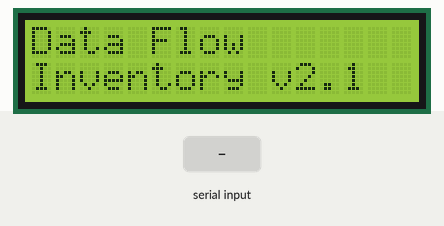
Recording of a sketch running on a simulated Arduino Uno, built with avr-gcc and run on an emulated ATmega328P. On the bench: 16×2 character LCD. Inputs (shaded band) come from the test bench. What the sketch prints to the serial monitor is not drawn.

Above: at 0.7 s.
At 3.9 s:
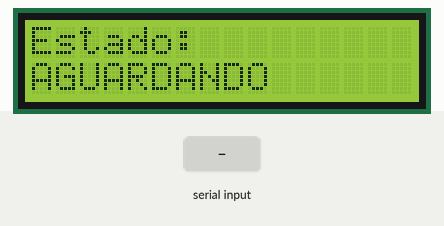
4.0 s: "LCD:ESTADO:\n" received over Serial
At 5.2 s:
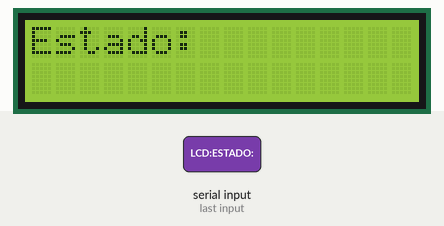
5.5 s: "LCD:ERRO:\n" received over Serial
At 6.3 s:
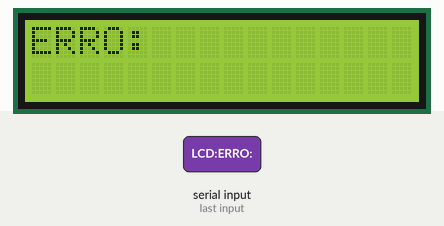
Timing chart, 0 to 8.5 s (numbered marks = the images above; inputs shaded):
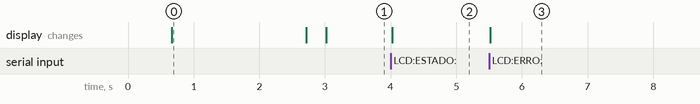

Measured:
- after the input at 4.0 s, the display: changes at once (image 2)
- after the input at 5.5 s, the display: changes at once (image 3)
- what the display in image 0 shows lasts 2.0 s, from 0.7 s to 2.7 s

The sketch:

arduino_teste_lcd.ino
```cpp
// ============================================================
// TESTE 3.3 - LCD I2C 16x2 (Arduino Uno)
// ============================================================
// Materiais: Arduino Uno + Display LCD 16x2 com modulo I2C
//
// Pinagem (Arduino Uno):
//   LCD SDA -> A4
//   LCD SCL -> A5
//   LCD VCC -> 5V
//   LCD GND -> GND
//
// Biblioteca necessaria (Arduino IDE > Library Manager):
//   "LiquidCrystal I2C" (Frank de Brabander)
//
// O sketch:
//   1. Executa um SCANNER I2C no setup e informa o endereco
//      encontrado (0x27 ou 0x3F sao os mais comuns).
//   2. Exibe uma tela de boot, depois alterna entre:
//      - Tela de ESTOQUE  (A/B/C)
//      - Tela de STATUS   (estado da FSM simulado)
//   3. Comandos via Serial (9600) para simular o sistema real:
//      LCD:ESTOQUE:4,5,5   -> atualiza contadores A,B,C
//      LCD:ESTADO:texto    -> exibe estado (max 16 chars)
//      LCD:ERRO:texto      -> exibe tela de erro
//
// Criterio de validacao:
//   - Scanner encontra o endereco do modulo
//   - LCD exibe estoque e status legiveis, sem caracteres corrompidos
//   - Atualizacoes via Serial refletem no display
// ============================================================

#include <Wire.h>
#include <LiquidCrystal_I2C.h>

// Se o scanner indicar outro endereco, ajuste aqui:
#define LCD_ADDR_PADRAO 0x27

LiquidCrystal_I2C* lcd = NULL;
uint8_t lcdAddr = LCD_ADDR_PADRAO;

int estoque[3] = {5, 5, 5};  // A, B, C
unsigned long ultimaAlternancia = 0;
bool mostrandoEstoque = true;
bool telaFixa = false;  // true quando um comando LCD:ESTADO/ERRO fixa a tela

// ------------------------------------------------------------
// Scanner I2C - retorna o primeiro endereco encontrado (ou 0)
// ------------------------------------------------------------
uint8_t scanI2C() {
  Serial.println("[LCD] Escaneando barramento I2C...");
  uint8_t encontrado = 0;
  for (uint8_t addr = 1; addr < 127; addr++) {
    Wire.beginTransmission(addr);
    if (Wire.endTransmission() == 0) {
      Serial.print("[LCD] Dispositivo encontrado em 0x");
      Serial.println(addr, HEX);
      if (encontrado == 0) encontrado = addr;
    }
  }
  if (encontrado == 0) {
    Serial.println("[LCD] ERRO: Nenhum dispositivo I2C encontrado!");
    Serial.println("[LCD] Verifique SDA->A4, SCL->A5, VCC 5V e GND.");
  }
  return encontrado;
}

// ------------------------------------------------------------
// Auxiliares de exibicao
// ------------------------------------------------------------
void atualizarLCD(const String& linha1, const String& linha2) {
  lcd->clear();
  lcd->setCursor(0, 0);
  lcd->print(linha1.substring(0, 16));
  lcd->setCursor(0, 1);
  lcd->print(linha2.substring(0, 16));
}

void exibirEstoque() {
  String linha2 = "A:" + String(estoque[0]) +
                  " B:" + String(estoque[1]) +
                  " C:" + String(estoque[2]);
  atualizarLCD("Estoque:", linha2);
}

void exibirStatus(const String& estado) {
  atualizarLCD("Estado:", estado);
}

// ------------------------------------------------------------
// Setup
// ------------------------------------------------------------
void setup() {
  Serial.begin(9600);
  Wire.begin();
  delay(500);

  Serial.println("=== TESTE 3.3: LCD I2C 16x2 ===");

  uint8_t addr = scanI2C();
  lcdAddr = (addr != 0) ? addr : LCD_ADDR_PADRAO;
  Serial.print("[LCD] Usando endereco 0x");
  Serial.println(lcdAddr, HEX);

  lcd = new LiquidCrystal_I2C(lcdAddr, 16, 2);
  lcd->init();
  lcd->backlight();

  atualizarLCD("Data Flow", "Inventory v2.1");
  delay(2000);
  exibirEstoque();

  Serial.println("[LCD] Pronto. Comandos:");
  Serial.println("  LCD:ESTOQUE:4,5,5");
  Serial.println("  LCD:ESTADO:SEPARANDO A");
  Serial.println("  LCD:ERRO:TIMEOUT J1");
}

// ------------------------------------------------------------
// Processa comandos da Serial
// ------------------------------------------------------------
void processarComando(String cmd) {
  cmd.trim();
  if (cmd.length() == 0) return;

  if (cmd.startsWith("LCD:ESTOQUE:")) {
    String valores = cmd.substring(12);
    int v1 = valores.indexOf(',');
    int v2 = valores.indexOf(',', v1 + 1);
    if (v1 > 0 && v2 > v1) {
      estoque[0] = valores.substring(0, v1).toInt();
      estoque[1] = valores.substring(v1 + 1, v2).toInt();
      estoque[2] = valores.substring(v2 + 1).toInt();
      telaFixa = false;
      exibirEstoque();
      Serial.println("[LCD] Estoque atualizado.");
    } else {
      Serial.println("[LCD] Formato invalido. Use LCD:ESTOQUE:4,5,5");
    }

  } else if (cmd.startsWith("LCD:ESTADO:")) {
    telaFixa = true;
    exibirStatus(cmd.substring(11));
    Serial.println("[LCD] Estado exibido.");

  } else if (cmd.startsWith("LCD:ERRO:")) {
    telaFixa = true;
    atualizarLCD("ERRO:", cmd.substring(9));
    Serial.println("[LCD] Erro exibido.");

  } else {
    Serial.print("[LCD] Comando desconhecido: ");
    Serial.println(cmd);
  }
}

// ------------------------------------------------------------
// Loop: alterna estoque/status a cada 3 s (quando nao fixado)
// ------------------------------------------------------------
void loop() {
  if (Serial.available()) {
    processarComando(Serial.readStringUntil('\n'));
  }

  if (!telaFixa && millis() - ultimaAlternancia >= 3000) {
    ultimaAlternancia = millis();
    mostrandoEstoque = !mostrandoEstoque;
    if (mostrandoEstoque) exibirEstoque();
    else exibirStatus("AGUARDANDO");
  }
}
```
